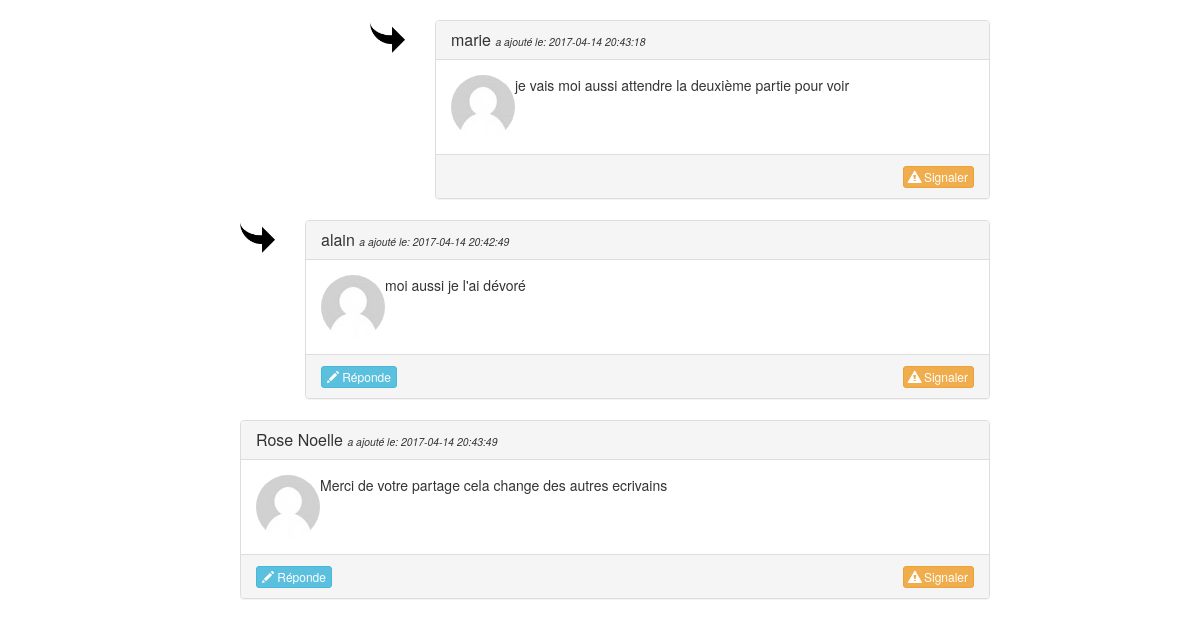
/post/6 (lower part), run on an earlier commit of the app's database.
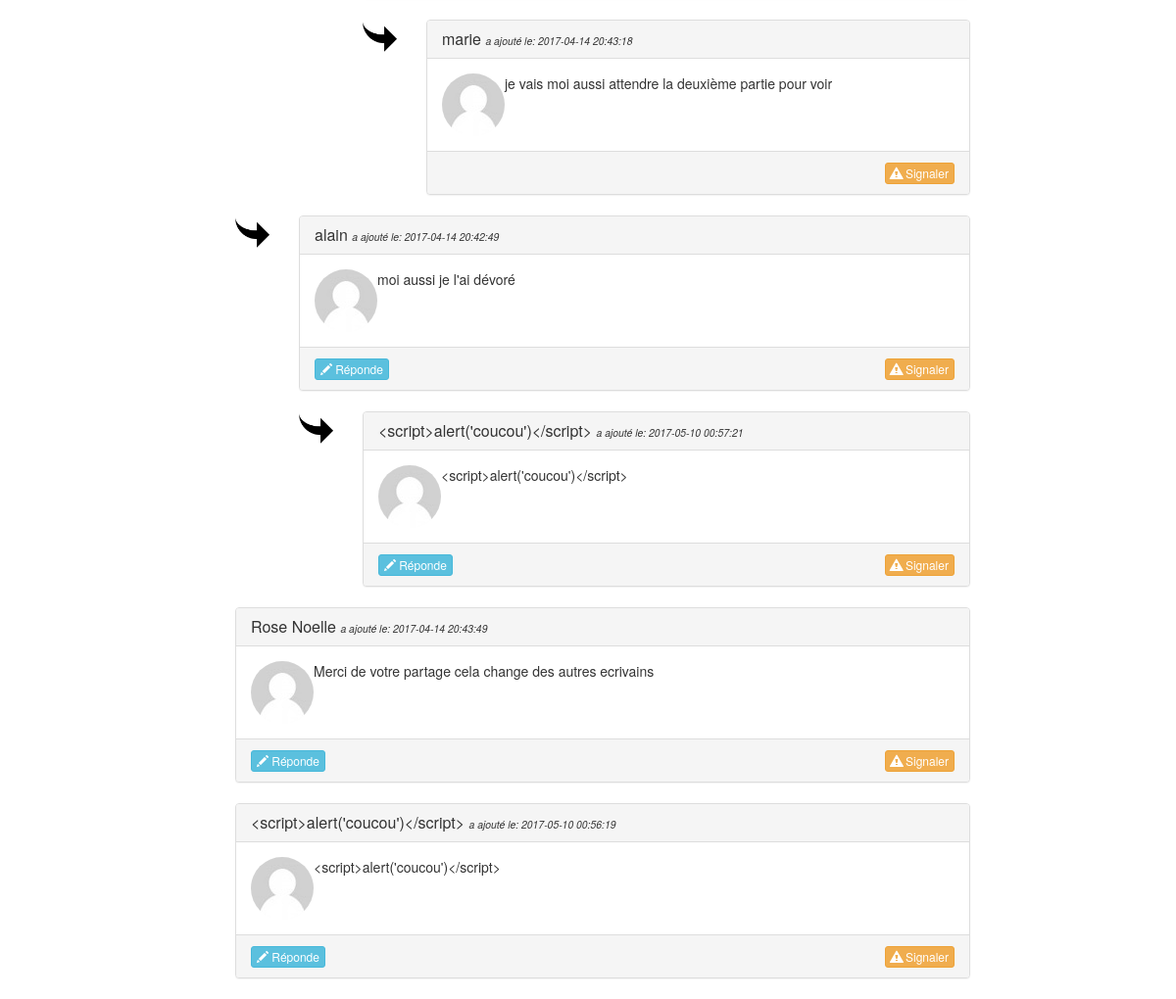
And on a later commit of the database.
### tables this page shows
CREATE TABLE `t_commentaire` (
  `COM_ID` int(11) NOT NULL AUTO_INCREMENT,
  `COM_DATE` datetime NOT NULL,
  `COM_AUTEUR` varchar(100) NOT NULL,
  `COM_CONTENU` varchar(200) NOT NULL,
  `BIL_ID` int(11) NOT NULL,
  `PARENT_ID` int(11) NOT NULL DEFAULT '0',
  `t_commentairecol` varchar(45) DEFAULT NULL,
  `LEVEL` int(11) NOT NULL DEFAULT '0',
  `COM_ALERT` int(11) NOT NULL DEFAULT '0',
  PRIMARY KEY (`COM_ID`),
  KEY `fk_com_bil` (`BIL_ID`),
  CONSTRAINT `fk_com_bil` FOREIGN KEY (`BIL_ID`) REFERENCES `t_billet` (`BIL_ID`)
);

### Core/Lib/Controller.php (called while the page is built, shortened)
<?php
class Controller
{
    protected $template = TEMPLATE;
    protected function render($repository, $view, $variables = []){
        $dossier = ucfirst($repository);
        $fichier = ucfirst($view);
        extract($variables);
        require (ROOT . '/Web/' . $dossier . '/View/View' . $fichier . '.php');
        $content = ob_get_clean();
        require($this->template);
    }
}

### Core/Lib/App.php (called while the page is built, shortened)
<?php
class App {
    private $router;
    private $requestFactory;
    public function __construct(array $config)
    {
        $this->router = new Router($config);
        $this->requestFactory = new RequestFactory();
    }
    public function run()
    {
            $request = $this->requestFactory->buildRequest(array_key_exists('url',$_GET) ? $_GET['url'] : '');
            $route = $this->router->findRoute($request->getUrl());
            try
            {
                $controller = $route->getController();
                $action = $route->getAction();
                $controller->$action();
            }
            catch(NotFoundException $e)
            {
                $e->getError404();
            }
    }
}

### index.php (called while the page is built, shortened)
<?php
$config = [];
$app = new \Core\Lib\App($config);
$app->run();

### Core/Lib/Connexion.php (called while the page is built, shortened)
<?php
class Connexion
{
    private $PDOInstance = null;
    static $instance = null;
    public function __construct()
    {
            $this->PDOInstance = new \PDO('mysql:dbname='.self::DBNAME.';charset=utf8;host='.self::HOST,self::USER ,self::PASS,array(
                \PDO::MYSQL_ATTR_INIT_COMMAND => "SET NAMES 'utf8'",
                \PDO::ATTR_ERRMODE => \PDO::ERRMODE_EXCEPTION,
                \PDO::ATTR_DEFAULT_FETCH_MODE => \PDO::FETCH_OBJ,
            ));
    }
    public static function getInstance()
    {
        if(is_null(self::$instance))
        {
            self::$instance = new Connexion();
        }
        return self::$instance;
    }
    public function getQuery($query)
    {
        return $this->PDOInstance->query($query);
    }
}

### Core/Lib/Router/Request.php (called while the page is built, shortened)
<?php
class Request
{
    private $url;
    public $method;
    public $parameters = [];
    private function setUrl($url)
    {
        $this->url = $url;
    }
    private function setParameters()
    {
        $parameters= explode('/', $this->url);
        array_shift($parameters);
        $this->parameters = $parameters;
    }
    public function getParameters()
    {
        return $this->parameters;
    }
    public function getBlogParameters()
    {
        return $this->parameters[0];
    }
    public function getMethod()
    {
        return $this->method;
    }
    private function setMethod($method)
    {
        $this->method = $method;
    }
}

### Core/Lib/Router/RequestFactory.php (called while the page is built, shortened)
<?php
class RequestFactory
{
    public function buildRequest($url)
    {
        $request = new Request(array_key_exists('url',$_GET) ? $_GET['url'] : '');
        $request->getMethod();
        $request->getParameters();
        return $request;
    }
}

### Core/Lib/DatabaseRepository.php (called while the page is built, shortened)
<?php
class DatabaseRepository
{
    function __construct()
    {
        $this->db = Connexion::getInstance();
    }
}

### Web/Blog/Model/ModelComments.php (called while the page is built, shortened)
<?php
class ModelComments extends DatabaseRepository implements CommentsGateway
{
    public function findCommentsLevel0FromPost($id)
    {
        return $this->db->getQuery('SELECT * FROM t_commentaire WHERE BIL_ID = ' . $id . ' AND parent_id = 0')->fetchAll(\PDO::FETCH_OBJ);
    }
    public function findChildComments($id)
    {
        return $this->db->getQuery('SELECT * FROM t_commentaire WHERE parent_id = ' . $id)->fetchAll(\PDO::FETCH_OBJ);
    }
    public function findAllCommentsFromPost($id)
    {
        $comments = [];
        foreach ($this->findCommentsLevel0FromPost($id) as $level0)
        {
            $comments[] = $level0;
            foreach ($this->findChildComments($level0->COM_ID) as $level1)
            {
                $comments[] = $level1;
                foreach ($this->findChildComments($level1->COM_ID) as $level2)
                {
                    $comments[] = $level2;
                    foreach ($this->findChildComments($level2->COM_ID) as $level3)
                    {
                        $comments[] = $level3;
                    }
                }
            }
        }
        return $comments;
    }
}

### Web/Blog/Model/ModelPosts.php (called while the page is built, shortened)
<?php
class ModelPosts extends DatabaseRepository implements PostsGateway
{
    public function findPost($id)
    {
        $post = $this->db->getQuery('SELECT * FROM t_billet WHERE bil_id = ' . $id)->fetch(\PDO::FETCH_OBJ);
        try
        {
            return $post;
        }
        catch (NotFoundException $exception)
        {
            $exception->getError404();
        }
    }
}

### Web/Blog/View/ViewComment.php (the view, shortened to what this page needs)
<?php foreach ($comments as $comment)
{
    $largueur = 12 - $comment->LEVEL;
?>
    <div class="row">
        <?php if($comment->LEVEL > 0){ ?>
        <div class="col-xs-1  col-xs-offset-<?= $comment->LEVEL - 1; ?> col-md-1 col-md-offset-<?= $comment->LEVEL - 1; ?>">
            <img src="/jean-forteroche/Core/Assets/img/arrow-response-64x64.png" class="img-responsive " alt="reponse">
        </div>
        <?php } ?>
        <div class="col-xs-<?= $largueur; ?> col-md-<?= $largueur; ?> ">
            <div id="post<?= $comment->COM_ID ?>" class= "<?= $comment->COM_ALERT == "0" ? "panel panel-default" : "panel panel-danger" ?>" >
                <div class="panel-heading">
                    <h1 class="panel-title"><?= $comment->COM_AUTEUR; ?> <small><i>a ajouté le: <?= $comment->COM_DATE; ?></i></small></h1>
                </div>
                <div class="panel-body">
                    <div class="pull-left">
                        <img src="/jean-forteroche/Core/Assets/img/avatar-tiny.jpg" class="media-object img-circle" alt="Utilisateur">
                    </div>
                    <div>
                        <?= $comment->COM_CONTENU; ?>
                    </div>
                </div>
                <div class="panel-footer clearfix">
                    <?php if ($comment->LEVEL < 3) { ?>
                        <button name="addResponse" class="btn btn-info btn-xs btn-response" value="<?= $comment->COM_ID ?>"><span class="glyphicon glyphicon-pencil"></span> Réponde</a></button>
                    <?php } ?>
                    <div class="pull-right">
                        <?php if ($comment->COM_ALERT == 0) { ?>
                            <form action="#" method="post">
                                <button id="alert<?= $comment->COM_ID ?>" name="alertComment" value="<?= $comment->COM_ID ?>" class="btn btn-warning btn-xs btn-alert"><span class="glyphicon glyphicon-alert"></span> Signaler</button>
                            </form>
                        <?php } ?>
                    </div>
                </div>
            </div>
        </div>
        <div class="col-xs-12 col-md-12">
        </div>
    </div>
<?php } ?>

### Web/Blog/View/ViewPostDetail.php (shortened to what this page needs)
<div class="container">
    <div class="row" id="allComments">
        <div class="col-xs-12 col-md-8 col-md-offset-2">
            <?php include ('ViewComment.php'); ?>
        </div>
    </div>
</div>

### Web/Blog/Controller/ControllerPosts.php (shortened to what this page needs)
<?php
class ControllerPosts extends Controller
{
    private $post;
    private $comments;
    private $idPost;
    private $request;
    public function __construct()
    {
        $this->post = new ModelPosts();
        $this->comments = new ModelComments();
        $request = new RequestFactory();
        $this->request = $request->buildRequest($_GET['url']);
    }
    private function setIdPost()
    {
        $params = $this->request->getBlogParameters();
        if( (!empty($params)) && (is_int(intval($params))) && (intval($params) > 0) )
        {
            $this->idPost = $params;
        }
        else
        {
            Session::getInstance()->setMessage('danger', 'Une erreur est survenue');
            App::redirect('post/' . $params[1]);
        }
    }
    public function getPost()
    {
        $params = $this->request->getBlogParameters();
        $post = $this->post->findPost($this->idPost);
        if($post != false)
        {
            $comments = $this->comments->findAllCommentsFromPost($this->idPost);
            $this->render('blog','postDetail',compact('post','comments'));
        }
        else
        {
            Session::getInstance()->setMessage('danger', 'Une erreur est survenue');
            App::redirect('post/' . $params[1]);
        }
    }
}

### Core/Assets/html/template.php (shortened to what this page needs)
<!DOCTYPE html>
<html>
<head>
    <link rel="stylesheet" href="/jean-forteroche/vendor/twbs/bootstrap/dist/css/bootstrap.min.css">
    <link rel="stylesheet" href="/jean-forteroche/Core/Assets/css/styles.css">
</head>
<body>
    <div class="container-fluid">
        <div class="row">
            <div class="col-md-12">
                <div class="col-md-12">
                    <?= $content ?>
                </div>
            </div>
        </div>
    </div>
</body>
</html>

### Core/Assets/css/styles.css (style rules this page uses)
body { padding-top: 70px; }

What changed in the data, as far as the page shows it:
added t_commentaire: LEVEL 2 (drawn), COM_AUTEUR "<script>alert('coucou')</script>", COM_DATE "2017-05-10 00:57:21", COM_CONTENU "<script>alert('coucou')</script>", $comment->COM_ID 8 (drawn)
added t_commentaire: COM_AUTEUR "<script>alert('coucou')</script>", COM_DATE "2017-05-10 00:56:19", COM_CONTENU "<script>alert('coucou')</script>", $comment->COM_ID 7 (drawn)
